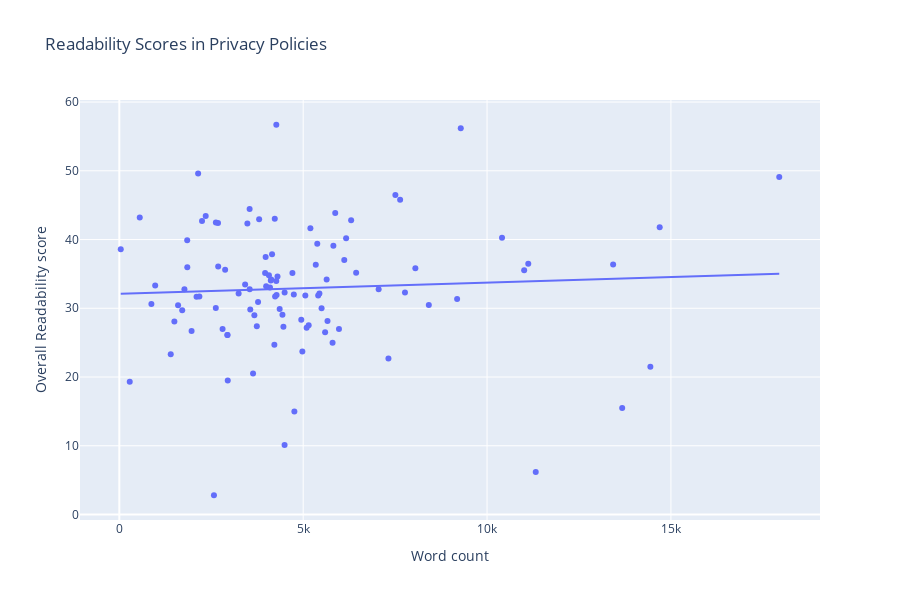

The notebook cell this image was saved under:
### Code cell
#df.plot.scatter(x = 'Word count', y = 'Overall Readability\nscore')
px.scatter(df, x='Word count', y='Overall Readability\nscore', title='Readability Scores in Privacy Policies', trendline='ols', height=600)
